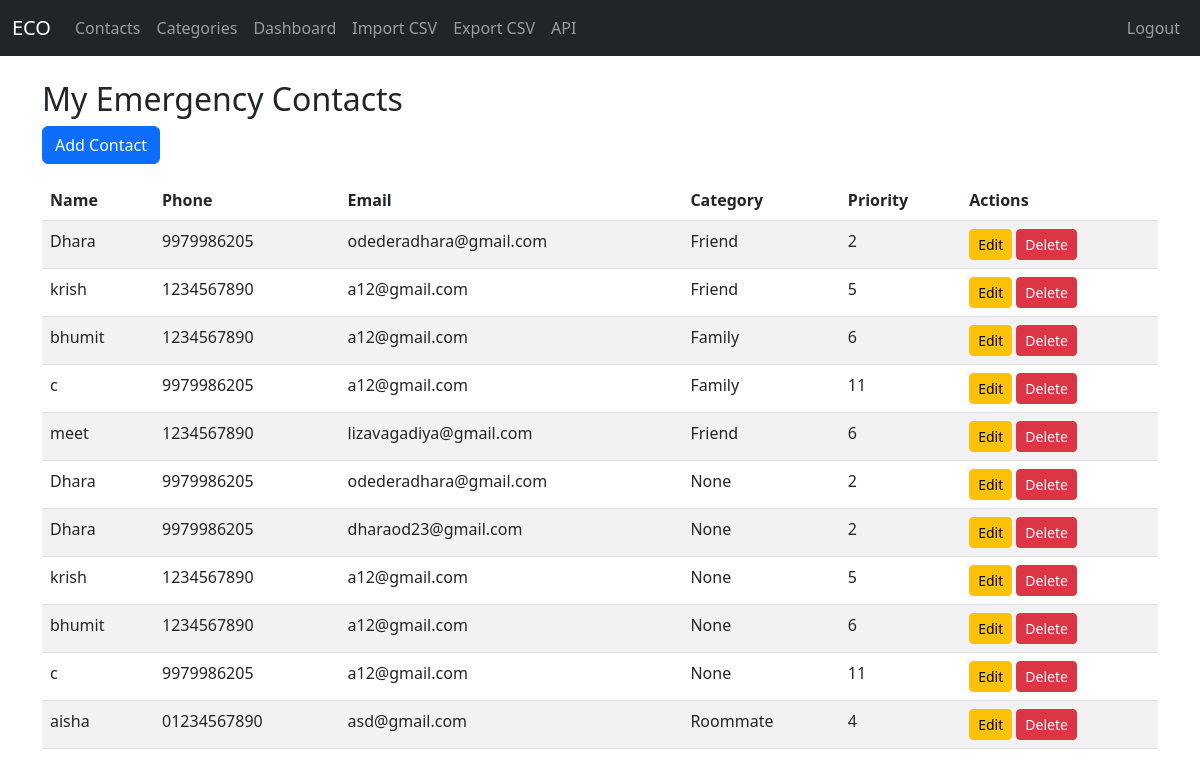
/contacts/ (signed in), run on the app's committed database.
### contacts/models.py (models this page shows, shortened)
class Contact(models.Model):
    user = models.ForeignKey(User, on_delete=models.CASCADE)
    name = models.CharField(max_length=100)
    phone = models.CharField(max_length=20)
    email = models.EmailField(blank=True)
    address = models.CharField(max_length=255, blank=True)
    category = models.ForeignKey(Category, on_delete=models.SET_NULL, null=True, blank=True)
    notes = models.TextField(blank=True)
    priority = models.IntegerField(default=0)
    created_at = models.DateTimeField(auto_now_add=True)
    updated_at = models.DateTimeField(auto_now=True)

class Category(models.Model):
    name = models.CharField(max_length=100)
    description = models.TextField(blank=True)
    def __str__(self):
        return self.name

### contacts/views.py (the view)
# urls.py: path('contacts/', views.contact_list, name='contact_list'),
@login_required
def contact_list(request):
    contacts = Contact.objects.filter(user=request.user)
    return render(request, 'contacts/contact_list.html', {'contacts': contacts})

### contacts/templates/contacts/contact_list.html (shortened to what this page needs)
{% extends 'contacts/base.html' %}
{% block content %}
<h2>My Emergency Contacts</h2>
<a href="/contacts/add/" class="btn btn-primary mb-3">Add Contact</a>
<table class="table table-striped">
    <thead>
        <tr>
            <th>Name</th>
            <th>Phone</th>
            <th>Email</th>
            <th>Category</th>
            <th>Priority</th>
            <th>Actions</th>
        </tr>
    </thead>
    <tbody>
        {% for contact in contacts %}
        <tr>
            <td>{{ contact.name }}</td>
            <td>{{ contact.phone }}</td>
            <td>{{ contact.email }}</td>
            <td>{{ contact.category }}</td>
            <td>{{ contact.priority }}</td>
            <td>
                <a href="/contacts/{{ contact.id }}/edit/" class="btn btn-sm btn-warning">Edit</a>
                <a href="/contacts/{{ contact.id }}/delete/" class="btn btn-sm btn-danger">Delete</a>
            </td>
        </tr>
        {% endfor %}
    </tbody>
</table>
{% endblock %}

### contacts/templates/contacts/base.html (shortened to what this page needs)
<!DOCTYPE html>
<html lang="en">
<head>
    <link href="https://cdn.jsdelivr.net/npm/bootstrap@5.3.0/dist/css/bootstrap.min.css" rel="stylesheet">
</head>
<body>
<nav class="navbar navbar-expand-lg navbar-dark bg-dark mb-4">
  <div class="container-fluid">
    <a class="navbar-brand" href="/">ECO</a>
    <div class="collapse navbar-collapse">
      <ul class="navbar-nav me-auto mb-2 mb-lg-0">
        <li class="nav-item"><a class="nav-link" href="{% url 'contact_list' %}">Contacts</a></li>
        <li class="nav-item"><a class="nav-link" href="{% url 'category_list' %}">Categories</a></li>
        <li class="nav-item"><a class="nav-link" href="{% url 'dashboard' %}">Dashboard</a></li>
        <li class="nav-item"><a class="nav-link" href="{% url 'import_csv' %}">Import CSV</a></li>
        <li class="nav-item"><a class="nav-link" href="{% url 'export_csv' %}">Export CSV</a></li>
        <li class="nav-item"><a class="nav-link" href="{% url 'api' %}">API</a></li>
      </ul>
      <ul class="navbar-nav">
        {% if user.is_authenticated %}
        <li class="nav-item"><a class="nav-link" href="/logout/">Logout</a></li>
        {% else %}
        <li class="nav-item"><a class="nav-link" href="/login/">Login</a></li>
        <li class="nav-item"><a class="nav-link" href="/register/">Register</a></li>
        {% endif %}
      </ul>
    </div>
  </div>
</nav>
<div class="container">
    {% block content %}{% endblock %}
</div>
</body>
</html>

### data on the page
Contact: name "Dhara", phone "9979986205", email "odederadhara@gmail.com", category "Friend", priority "2"
Contact: name "krish", phone "1234567890", email "a12@gmail.com", category "Friend", priority "5"
Contact: name "bhumit", phone "1234567890", email "a12@gmail.com", category "Family", priority "6"
Contact: name "c", phone "9979986205", email "a12@gmail.com", category "Family", priority "11"
Contact: name "meet", phone "1234567890", email "lizavagadiya@gmail.com", category "Friend", priority "6"
Contact: name "Dhara", phone "9979986205", email "odederadhara@gmail.com", category "None", priority "2"
Contact: name "Dhara", phone "9979986205", email "dharaod23@gmail.com", category "None", priority "2"
Contact: name "krish", phone "1234567890", email "a12@gmail.com", category "None", priority "5"
Contact: name "bhumit", phone "1234567890", email "a12@gmail.com", category "None", priority "6"
Contact: name "c", phone "9979986205", email "a12@gmail.com", category "None", priority "11"
Contact: name "aisha", phone "01234567890", email "asd@gmail.com", category "Roommate", priority "4"
